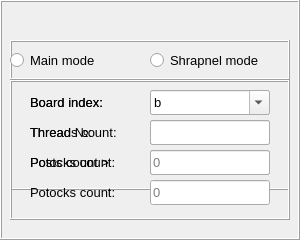
   <widget class="QFrame" name="mainSet">
    <property name="geometry">
     <rect>
      <x>10</x>
      <y>70</y>
      <width>300</width>
      <height>240</height>
     </rect>
    </property>
    <property name="frameShape">
     <enum>QFrame::Box</enum>
    </property>
    <property name="frameShadow">
     <enum>QFrame::Raised</enum>
    </property>
    <property name="class" stdset="0">
     <string>gui-frame form</string>
    </property>
    <widget class="QFrame" name="mainBox">
     <property name="geometry">
      <rect>
       <x>10</x>
       <y>80</y>
       <width>280</width>
       <height>110</height>
      </rect>
     </property>
     <property name="frameShape">
      <enum>QFrame::Box</enum>
     </property>
     <property name="frameShadow">
      <enum>QFrame::Raised</enum>
     </property>
     <property name="class" stdset="0">
      <string>form-box</string>
     </property>
     <widget class="QLineEdit" name="fibers">
      <property name="geometry">
       <rect>
        <x>140</x>
        <y>70</y>
        <width>120</width>
        <height>25</height>
       </rect>
      </property>
      <property name="font">
       <font>
        <pointsize>10</pointsize>
       </font>
      </property>
      <property name="toolTip">
       <string/>
      </property>
      <property name="placeholderText">
       <string>0</string>
      </property>
     </widget>
     <widget class="QLineEdit" name="thread">
      <property name="geometry">
       <rect>
        <x>140</x>
        <y>40</y>
        <width>120</width>
        <height>25</height>
       </rect>
      </property>
      <property name="font">
       <font>
        <pointsize>10</pointsize>
       </font>
      </property>
      <property name="toolTip">
       <string/>
      </property>
      <property name="inputMask">
       <string/>
      </property>
      <property name="placeholderText">
       <string>0</string>
      </property>
     </widget>
     <widget class="QLabel" name="fibersLabel">
      <property name="geometry">
       <rect>
        <x>20</x>
        <y>70</y>
        <width>120</width>
        <height>25</height>
       </rect>
      </property>
      <property name="font">
       <font>
        <pointsize>10</pointsize>
       </font>
      </property>
      <property name="text">
       <string>Potocks count:</string>
      </property>
      <property name="buddy">
       <cstring>fibers</cstring>
      </property>
     </widget>
     <widget class="QLabel" name="threadLabel">
      <property name="geometry">
       <rect>
        <x>20</x>
        <y>40</y>
        <width>120</width>
        <height>25</height>
       </rect>
      </property>
      <property name="font">
       <font>
        <pointsize>10</pointsize>
       </font>
      </property>
      <property name="text">
       <string>Thread №:</string>
      </property>
      <property name="buddy">
       <cstring>thread</cstring>
      </property>
     </widget>
     <widget class="QComboBox" name="board">
      <property name="geometry">
       <rect>
        <x>140</x>
        <y>10</y>
        <width>120</width>
        <height>25</height>
       </rect>
      </property>
      <property name="font">
       <font>
        <pointsize>10</pointsize>
       </font>
      </property>
      <property name="toolTip">
       <string/>
      </property>
      <property name="editable">
       <bool>true</bool>
      </property>
      <property name="currentText">
       <string>b</string>
      </property>
      <item>
       <property name="text">
        <string>b</string>
       </property>
      </item>
      <item>
       <property name="text">
        <string>d</string>
       </property>
      </item>
      <item>
       <property name="text">
        <string>media</string>
       </property>
      </item>
      <item>
       <property name="text">
        <string>r</string>
       </property>
      </item>
      <item>
       <property name="text">
        <string>soc</string>
       </property>
      </item>
      <item>
       <property name="text">
        <string>au</string>
       </property>
      </item>
      <item>
       <property name="text">
        <string>bi</string>
       </property>
      </item>
      <item>
       <property name="text">
        <string>biz</string>
       </property>
      </item>
      <item>
       <property name="text">
        <string>bo</string>
       </property>
      </item>
      <item>
       <property name="text">
        <string>c</string>
       </property>
      </item>
      <item>
       <property name="text">
        <string>cc</string>
       </property>
      </item>
      <item>
       <property name="text">
        <string>em</string>
       </property>
      </item>
      <item>
       <property name="text">
        <string>fa</string>
       </property>
      </item>
      <item>
       <property name="text">
        <string>fiz</string>
       </property>
      </item>
      <item>
       <property name="text">
        <string>fl</string>
       </property>
      </item>
      <item>
       <property name="text">
        <string>ftb</string>
       </property>
      </item>
      <item>
       <property name="text">
        <string>hi</string>
       </property>
      </item>
      <item>
       <property name="text">
        <string>me</string>
       </property>
      </item>
      <item>
       <property name="text">
        <string>mg</string>
       </property>
      </item>
      <item>
       <property name="text">
        <string>mov</string>
       </property>
      </item>
      <item>
       <property name="text">
        <string>mu</string>
       </property>
      </item>
      <item>
       <property name="text">
        <string>ne</string>
       </property>
      </item>
      <item>
       <property name="text">
        <string>o</string>
       </property>
      </item>
      <item>
       <property name="text">
        <string>psy</string>
       </property>
      </item>
      <item>
       <property name="text">
        <string>re</string>
       </property>
      </item>
      <item>
       <property name="text">
        <string>rf</string>
       </property>
      </item>
      <item>
       <property name="text">
        <string>sci</string>
       </property>
      </item>
      <item>
       <property name="text">
        <string>sf</string>
       </property>
      </item>
      <item>
       <property name="text">
        <string>sn</string>
       </property>
      </item>
      <item>
       <property name="text">
        <string>sp</string>
       </property>
      </item>
      <item>
       <property name="text">
        <string>spc</string>
       </property>
      </item>
      <item>
       <property name="text">
        <string>tv</string>
       </property>
      </item>
      <item>
       <property name="text">
        <string>un</string>
       </property>
      </item>
      <item>
       <property name="text">
        <string>w</string>
       </property>
      </item>
      <item>
       <property name="text">
        <string>wh</string>
       </property>
      </item>
      <item>
       <property name="text">
        <string>wm</string>
       </property>
      </item>
      <item>
       <property name="text">
        <string>zog</string>
       </property>
      </item>
      <item>
       <property name="text">
        <string>de</string>
       </property>
      </item>
      <item>
       <property name="text">
        <string>di</string>
       </property>
      </item>
      <item>
       <property name="text">
        <string>diy</string>
       </property>
      </item>
      <item>
       <property name="text">
        <string>mus</string>
       </property>
      </item>
      <item>
       <property name="text">
        <string>p</string>
       </property>
      </item>
      <item>
       <property name="text">
        <string>pa</string>
       </property>
      </item>
      <item>
       <property name="text">
        <string>wp</string>
       </property>
      </item>
      <item>
       <property name="text">
        <string>wrk</string>
       </property>
      </item>
      <item>
       <property name="text">
        <string>news</string>
       </property>
      </item>
      <item>
       <property name="text">
        <string>po</string>
       </property>
      </item>
      <item>
       <property name="text">
        <string>gd</string>
       </property>
      </item>
      <item>
       <property name="text">
        <string>hw</string>
       </property>
      </item>
      <item>
       <property name="text">
        <string>mobi</string>
       </property>
      </item>
      <item>
       <property name="text">
        <string>pr</string>
       </property>
      </item>
      <item>
       <property name="text">
        <string>ra</string>
       </property>
      </item>
      <item>
       <property name="text">
        <string>s</string>
       </property>
      </item>
      <item>
       <property name="text">
        <string>t</string>
       </property>
      </item>
      <item>
       <property name="text">
        <string>bg</string>
       </property>
      </item>
      <item>
       <property name="text">
        <string>cg</string>
       </property>
      </item>
      <item>
       <property name="text">
        <string>mmo</string>
       </property>
      </item>
      <item>
       <property name="text">
        <string>moba</string>
       </property>
      </item>
      <item>
       <property name="text">
        <string>pok</string>
       </property>
      </item>
      <item>
       <property name="text">
        <string>ruvn</string>
       </property>
      </item>
      <item>
       <property name="text">
        <string>tes</string>
       </property>
      </item>
      <item>
       <property name="text">
        <string>v</string>
       </property>
      </item>
      <item>
       <property name="text">
        <string>vg</string>
       </property>
      </item>
      <item>
       <property name="text">
        <string>wr</string>
       </property>
      </item>
      <item>
       <property name="text">
        <string>a</string>
       </property>
      </item>
      <item>
       <property name="text">
        <string>fd</string>
       </property>
      </item>
      <item>
       <property name="text">
        <string>ja</string>
       </property>
      </item>
      <item>
       <property name="text">
        <string>ma</string>
       </property>
      </item>
      <item>
       <property name="text">
        <string>vn</string>
       </property>
      </item>
      <item>
       <property name="text">
        <string>e</string>
       </property>
      </item>
      <item>
       <property name="text">
        <string>fag</string>
       </property>
      </item>
      <item>
       <property name="text">
        <string>fet</string>
       </property>
      </item>
      <item>
       <property name="text">
        <string>fg</string>
       </property>
      </item>
      <item>
       <property name="text">
        <string>fur</string>
       </property>
      </item>
      <item>
       <property name="text">
        <string>ga</string>
       </property>
      </item>
      <item>
       <property name="text">
        <string>gg</string>
       </property>
      </item>
      <item>
       <property name="text">
        <string>guro</string>
       </property>
      </item>
      <item>
       <property name="text">
        <string>h</string>
       </property>
      </item>
      <item>
       <property name="text">
        <string>hc</string>
       </property>
      </item>
      <item>
       <property name="text">
        <string>sex</string>
       </property>
      </item>
      <item>
       <property name="text">
        <string>vape</string>
       </property>
      </item>
     </widget>
     <widget class="QLabel" name="boardLabel">
      <property name="geometry">
       <rect>
        <x>20</x>
        <y>10</y>
        <width>120</width>
        <height>25</height>
       </rect>
      </property>
      <property name="font">
       <font>
        <pointsize>10</pointsize>
       </font>
      </property>
      <property name="text">
       <string>Board index:</string>
      </property>
      <property name="buddy">
       <cstring>board</cstring>
      </property>
     </widget>
    </widget>
    <widget class="QFrame" name="shrapnelBox">
     <property name="geometry">
      <rect>
       <x>10</x>
       <y>80</y>
       <width>280</width>
       <height>140</height>
      </rect>
     </property>
     <property name="frameShape">
      <enum>QFrame::Box</enum>
     </property>
     <property name="frameShadow">
      <enum>QFrame::Raised</enum>
     </property>
     <property name="class" stdset="0">
      <string>form-box</string>
     </property>
     <widget class="QLineEdit" name="shrapnelFibers">
      <property name="geometry">
       <rect>
        <x>140</x>
        <y>100</y>
        <width>120</width>
        <height>25</height>
       </rect>
      </property>
      <property name="font">
       <font>
        <pointsize>10</pointsize>
       </font>
      </property>
      <property name="toolTip">
       <string/>
      </property>
      <property name="placeholderText">
       <string>0</string>
      </property>
     </widget>
     <widget class="QComboBox" name="shrapnelBoard">
      <property name="geometry">
       <rect>
        <x>140</x>
        <y>10</y>
        <width>120</width>
        <height>25</height>
       </rect>
      </property>
      <property name="font">
       <font>
        <pointsize>10</pointsize>
       </font>
      </property>
      <property name="toolTip">
       <string/>
      </property>
      <property name="editable">
       <bool>true</bool>
      </property>
      <property name="currentText">
       <string>b</string>
      </property>
      <item>
       <property name="text">
        <string>b</string>
       </property>
      </item>
      <item>
       <property name="text">
        <string>d</string>
       </property>
      </item>
      <item>
       <property name="text">
        <string>media</string>
       </property>
      </item>
      <item>
       <property name="text">
        <string>r</string>
       </property>
      </item>
      <item>
       <property name="text">
        <string>soc</string>
       </property>
      </item>
      <item>
       <property name="text">
        <string>au</string>
       </property>
      </item>
      <item>
       <property name="text">
        <string>bi</string>
       </property>
      </item>
      <item>
       <property name="text">
        <string>biz</string>
       </property>
      </item>
      <item>
       <property name="text">
        <string>bo</string>
       </property>
      </item>
      <item>
       <property name="text">
        <string>c</string>
       </property>
      </item>
      <item>
       <property name="text">
        <string>cc</string>
       </property>
      </item>
      <item>
       <property name="text">
        <string>em</string>
       </property>
      </item>
      <item>
       <property name="text">
        <string>fa</string>
       </property>
      </item>
      <item>
       <property name="text">
        <string>fiz</string>
       </property>
      </item>
      <item>
       <property name="text">
        <string>fl</string>
       </property>
      </item>
      <item>
       <property name="text">
        <string>ftb</string>
       </property>
      </item>
      <item>
       <property name="text">
        <string>hi</string>
       </property>
      </item>
      <item>
       <property name="text">
        <string>me</string>
       </property>
      </item>
      <item>
       <property name="text">
        <string>mg</string>
       </property>
      </item>
      <item>
       <property name="text">
        <string>mov</string>
       </property>
      </item>
      <item>
       <property name="text">
        <string>mu</string>
       </property>
      </item>
      <item>
       <property name="text">
        <string>ne</string>
       </property>
      </item>
      <item>
       <property name="text">
        <string>o</string>
       </property>
      </item>
      <item>
       <property name="text">
        <string>psy</string>
       </property>
      </item>
      <item>
       <property name="text">
        <string>re</string>
       </property>
      </item>
      <item>
       <property name="text">
        <string>rf</string>
       </property>
      </item>
      <item>
       <property name="text">
        <string>sci</string>
       </property>
      </item>
      <item>
       <property name="text">
        <string>sf</string>
       </property>
      </item>
      <item>
       <property name="text">
        <string>sn</string>
       </property>
      </item>
      <item>
       <property name="text">
        <string>sp</string>
       </property>
      </item>
      <item>
       <property name="text">
        <string>spc</string>
       </property>
      </item>
      <item>
       <property name="text">
        <string>tv</string>
       </property>
      </item>
      <item>
       <property name="text">
        <string>un</string>
       </property>
      </item>
      <item>
       <property name="text">
        <string>w</string>
       </property>
      </item>
      <item>
       <property name="text">
        <string>wh</string>
       </property>
      </item>
      <item>
       <property name="text">
        <string>wm</string>
       </property>
      </item>
      <item>
       <property name="text">
        <string>zog</string>
       </property>
      </item>
      <item>
       <property name="text">
        <string>de</string>
       </property>
      </item>
      <item>
       <property name="text">
        <string>di</string>
       </property>
      </item>
      <item>
       <property name="text">
        <string>diy</string>
       </property>
      </item>
      <item>
       <property name="text">
        <string>mus</string>
       </property>
      </item>
      <item>
       <property name="text">
        <string>p</string>
       </property>
      </item>
      <item>
       <property name="text">
        <string>pa</string>
       </property>
      </item>
      <item>
       <property name="text">
        <string>wp</string>
       </property>
      </item>
      <item>
       <property name="text">
        <string>wrk</string>
       </property>
      </item>
      <item>
       <property name="text">
        <string>news</string>
       </property>
      </item>
      <item>
       <property name="text">
        <string>po</string>
       </property>
      </item>
      <item>
       <property name="text">
        <string>gd</string>
       </property>
      </item>
      <item>
       <property name="text">
        <string>hw</string>
       </property>
      </item>
      <item>
       <property name="text">
        <string>mobi</string>
       </property>
      </item>
      <item>
       <property name="text">
        <string>pr</string>
       </property>
      </item>
      <item>
       <property name="text">
        <string>ra</string>
       </property>
      </item>
      <item>
       <property name="text">
        <string>s</string>
       </property>
      </item>
      <item>
       <property name="text">
        <string>t</string>
       </property>
      </item>
      <item>
       <property name="text">
        <string>bg</string>
       </property>
      </item>
      <item>
       <property name="text">
        <string>cg</string>
       </property>
      </item>
      <item>
       <property name="text">
        <string>mmo</string>
       </property>
      </item>
      <item>
       <property name="text">
        <string>moba</string>
       </property>
      </item>
      <item>
       <property name="text">
        <string>pok</string>
       </property>
      </item>
      <item>
       <property name="text">
        <string>ruvn</string>
       </property>
      </item>
      <item>
       <property name="text">
        <string>tes</string>
       </property>
      </item>
      <item>
       <property name="text">
        <string>v</string>
       </property>
      </item>
      <item>
       <property name="text">
        <string>vg</string>
       </property>
      </item>
      <item>
       <property name="text">
        <string>wr</string>
       </property>
      </item>
      <item>
       <property name="text">
        <string>a</string>
       </property>
      </item>
      <item>
       <property name="text">
        <string>fd</string>
       </property>
      </item>
      <item>
       <property name="text">
        <string>ja</string>
       </property>
      </item>
      <item>
       <property name="text">
        <string>ma</string>
       </property>
      </item>
      <item>
       <property name="text">
        <string>vn</string>
       </property>
      </item>
      <item>
       <property name="text">
        <string>e</string>
       </property>
      </item>
      <item>
       <property name="text">
        <string>fag</string>
       </property>
      </item>
      <item>
       <property name="text">
        <string>fet</string>
       </property>
      </item>
      <item>
       <property name="text">
        <string>fg</string>
       </property>
      </item>
      <item>
       <property name="text">
        <string>fur</string>
       </property>
      </item>
      <item>
       <property name="text">
        <string>ga</string>
       </property>
      </item>
      <item>
       <property name="text">
        <string>gg</string>
       </property>
      </item>
      <item>
       <property name="text">
        <string>guro</string>
       </property>
      </item>
      <item>
       <property name="text">
        <string>h</string>
       </property>
      </item>
      <item>
       <property name="text">
        <string>hc</string>
       </property>
      </item>
      <item>
       <property name="text">
        <string>sex</string>
       </property>
      </item>
      <item>
       <property name="text">
        <string>vape</string>
       </property>
      </item>
     </widget>
     <widget class="QLabel" name="shrapnelFibersLabel">
      <property name="geometry">
       <rect>
        <x>20</x>
        <y>100</y>
        <width>120</width>
        <height>25</height>
       </rect>
      </property>
      <property name="font">
       <font>
        <pointsize>10</pointsize>
       </font>
      </property>
      <property name="text">
       <string>Potocks count:</string>
      </property>
      <property name="buddy">
       <cstring>shrapnelFibers</cstring>
      </property>
     </widget>
     <widget class="QLabel" name="shrapnelBoardLabel">
      <property name="geometry">
       <rect>
        <x>20</x>
        <y>10</y>
        <width>120</width>
        <height>25</height>
       </rect>
      </property>
      <property name="font">
       <font>
        <pointsize>10</pointsize>
       </font>
      </property>
      <property name="text">
       <string>Board index:</string>
      </property>
      <property name="buddy">
       <cstring>shrapnelBoard</cstring>
      </property>
     </widget>
     <widget class="QLineEdit" name="threads">
      <property name="geometry">
       <rect>
        <x>140</x>
        <y>40</y>
        <width>120</width>
        <height>25</height>
       </rect>
      </property>
      <property name="font">
       <font>
        <pointsize>10</pointsize>
       </font>
      </property>
      <property name="toolTip">
       <string/>
      </property>
     </widget>
     <widget class="QLineEdit" name="minPosts">
      <property name="geometry">
       <rect>
        <x>140</x>
        <y>70</y>
        <width>120</width>
        <height>25</height>
       </rect>
      </property>
      <property name="font">
       <font>
        <pointsize>10</pointsize>
       </font>
      </property>
      <property name="toolTip">
       <string/>
      </property>
      <property name="placeholderText">
       <string>0</string>
      </property>
     </widget>
     <widget class="QLabel" name="minPostsLabel">
      <property name="geometry">
       <rect>
        <x>20</x>
        <y>70</y>
        <width>120</width>
        <height>25</height>
       </rect>
      </property>
      <property name="font">
       <font>
        <pointsize>10</pointsize>
       </font>
      </property>
      <property name="text">
       <string>Posts count &gt;</string>
      </property>
      <property name="buddy">
       <cstring>minPosts</cstring>
      </property>
     </widget>
     <widget class="QLabel" name="threadsLabel">
      <property name="geometry">
       <rect>
        <x>20</x>
        <y>40</y>
        <width>120</width>
        <height>25</height>
       </rect>
      </property>
      <property name="font">
       <font>
        <pointsize>10</pointsize>
       </font>
      </property>
      <property name="text">
       <string>Threads count:</string>
      </property>
      <property name="buddy">
       <cstring>threads</cstring>
      </property>
     </widget>
    </widget>
    <widget class="QFrame" name="modeBox">
     <property name="geometry">
      <rect>
       <x>10</x>
       <y>40</y>
       <width>280</width>
       <height>40</height>
      </rect>
     </property>
     <property name="frameShape">
      <enum>QFrame::Box</enum>
     </property>
     <property name="frameShadow">
      <enum>QFrame::Raised</enum>
     </property>
     <property name="lineWidth">
      <number>1</number>
     </property>
     <property name="midLineWidth">
      <number>0</number>
     </property>
     <property name="class" stdset="0">
      <string>form-box</string>
     </property>
     <widget class="QRadioButton" name="shrapnelMode">
      <property name="geometry">
       <rect>
        <x>140</x>
        <y>10</y>
        <width>140</width>
        <height>20</height>
       </rect>
      </property>
      <property name="font">
       <font>
        <pointsize>10</pointsize>
       </font>
      </property>
      <property name="text">
       <string>Shrapnel mode</string>
      </property>
      <attribute name="buttonGroup">
       <string notr="true">buttonGroup</string>
      </attribute>
     </widget>
     <widget class="QRadioButton" name="mainMode">
      <property name="geometry">
       <rect>
        <x>0</x>
        <y>10</y>
        <width>140</width>
        <height>20</height>
       </rect>
      </property>
      <property name="font">
       <font>
        <pointsize>10</pointsize>
       </font>
      </property>
      <property name="text">
       <string>Main mode</string>
      </property>
      <attribute name="buttonGroup">
       <string notr="true">buttonGroup</string>
      </attribute>
     </widget>
    </widget>
   </widget>
